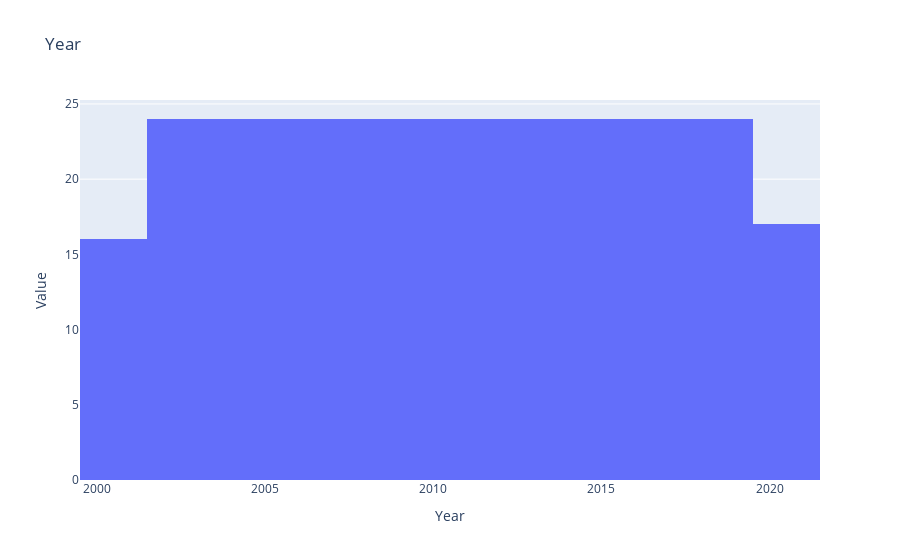
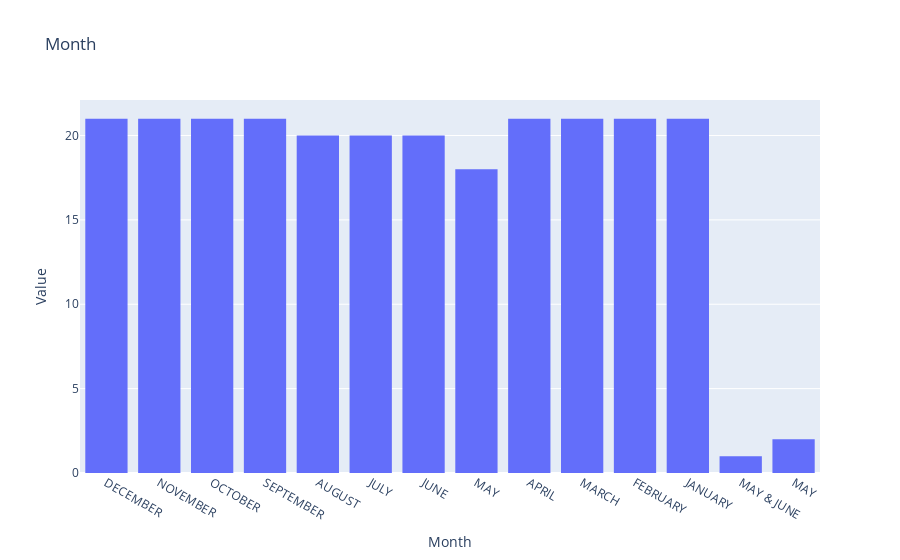
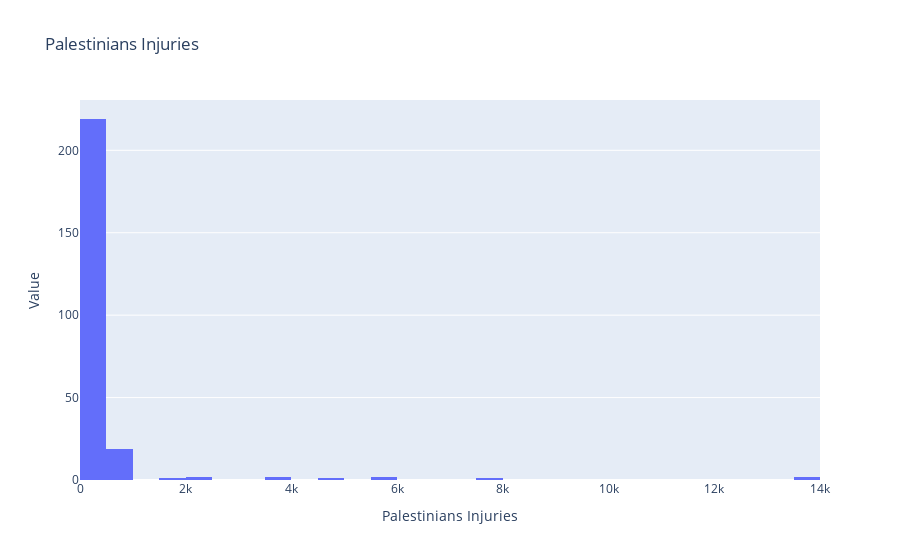
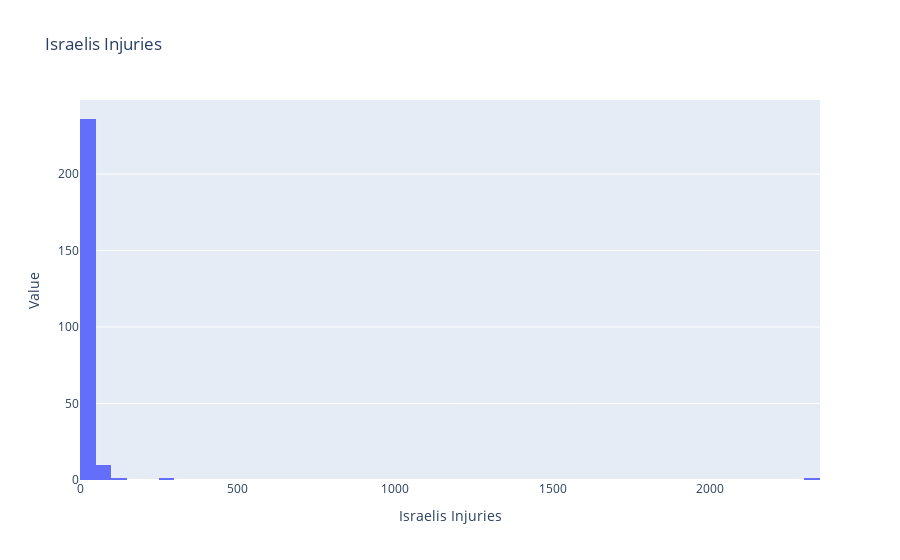

Here is the notebook cell these charts were saved with, in order:
### Code cell
for i in df.columns:
    fig = go.Figure(data=[go.Histogram(x=df[i])])
    fig.update_layout(title=i, xaxis_title=i, yaxis_title='Value')
    fig.show()

### Figure 1 — Plotly figure (JSON) as saved in the notebook; plotly's stock layout.template omitted (floating-point values rounded to 4 significant figures; data arrays with more than 128 entries replaced by an {"elided": "..."} marker saying what was removed)
{"data": [{"type": "histogram", "x": {"elided": "249 int values"}}], "layout": {"title": {"text": "Year"}, "xaxis": {"title": {"text": "Year"}}, "yaxis": {"title": {"text": "Value"}}}}

### Figure 2 — Plotly figure (JSON) as saved in the notebook; plotly's stock layout.template omitted (floating-point values rounded to 4 significant figures; data arrays with more than 128 entries replaced by an {"elided": "..."} marker saying what was removed)
{"data": [{"type": "histogram", "x": {"elided": "249 str values"}}], "layout": {"title": {"text": "Month"}, "xaxis": {"title": {"text": "Month"}}, "yaxis": {"title": {"text": "Value"}}}}

### Figure 3 — Plotly figure (JSON) as saved in the notebook; plotly's stock layout.template omitted (floating-point values rounded to 4 significant figures; data arrays with more than 128 entries replaced by an {"elided": "..."} marker saying what was removed)
{"data": [{"type": "histogram", "x": {"elided": "249 int values"}}], "layout": {"title": {"text": "Palestinians Injuries"}, "xaxis": {"title": {"text": "Palestinians Injuries"}}, "yaxis": {"title": {"text": "Value"}}}}

### Figure 4 — Plotly figure (JSON) as saved in the notebook; plotly's stock layout.template omitted (floating-point values rounded to 4 significant figures; data arrays with more than 128 entries replaced by an {"elided": "..."} marker saying what was removed)
{"data": [{"type": "histogram", "x": {"elided": "249 int values"}}], "layout": {"title": {"text": "Israelis Injuries"}, "xaxis": {"title": {"text": "Israelis Injuries"}}, "yaxis": {"title": {"text": "Value"}}}}
